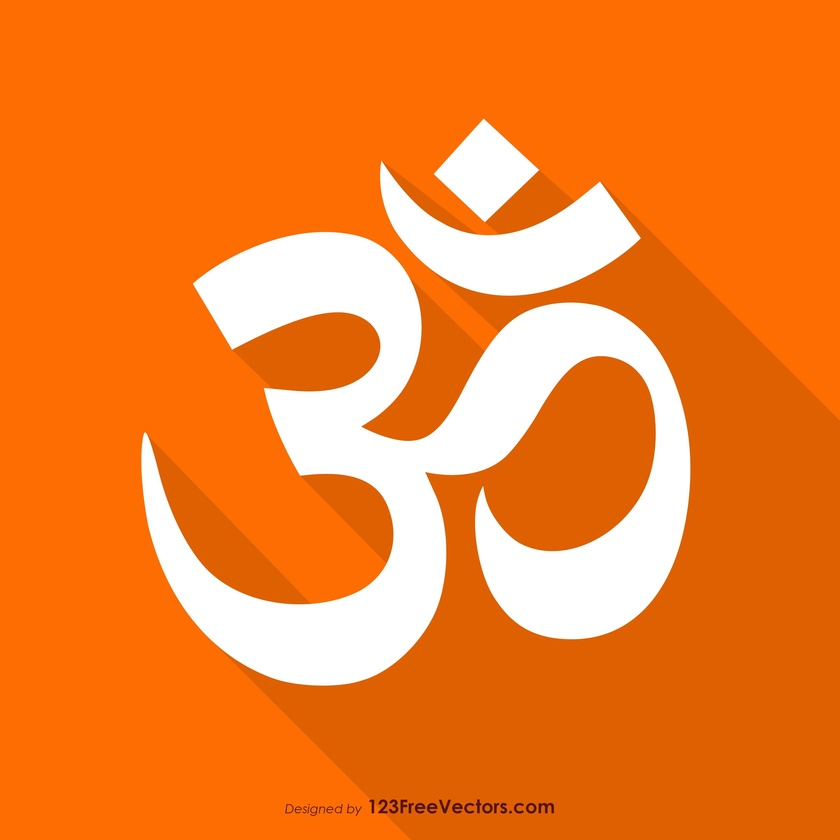
#> input picture om.jpg, 840 x 840 px, shrunk from 3333 x 3333 before the run
$ python 'saving images on device.py'
#> lines starting #> are read from the running program, lines starting #| are printed output that depends on the picture
"""
saving images using skimage

"""

from skimage import io
img = io.imread('om.jpg')   #reading image
#> img is the input picture: shape (840, 840, 3); mean R, G, B 243.8, 129.6, 44.9

from skimage import filters  #importing filters
gaussian_img = filters.gaussian(img,sigma = 3)  # using gaussian filters
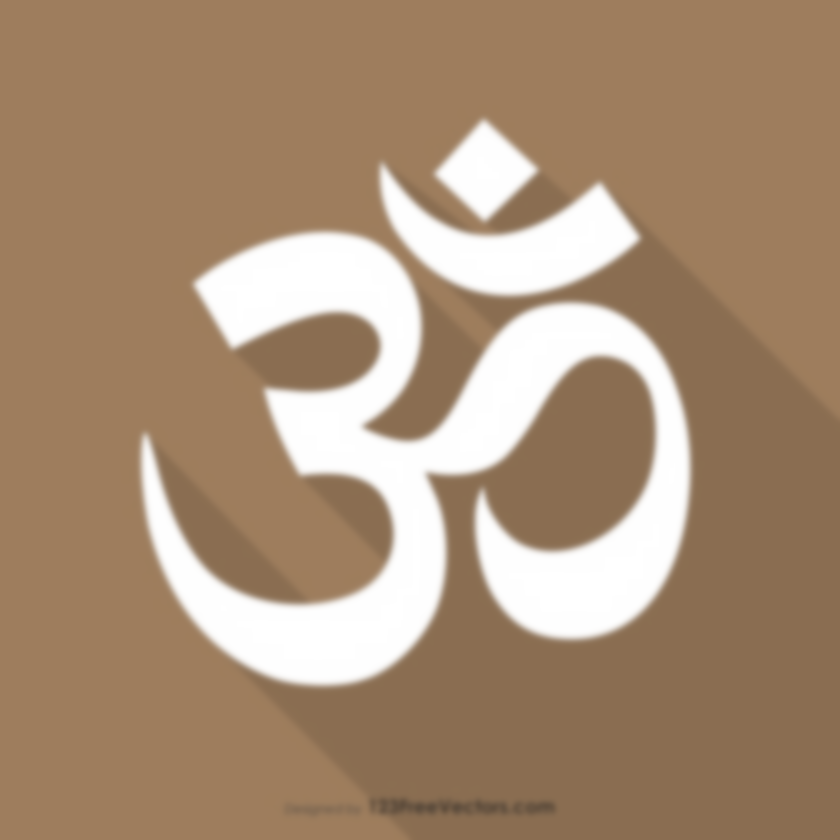
#> gaussian_img: shape (840, 840, 3) float64; mean R, G, B 0.66, 0.558, 0.458

"""
saving images
"""

#> (the run stopped early here; a loop or call above may not have finished)
